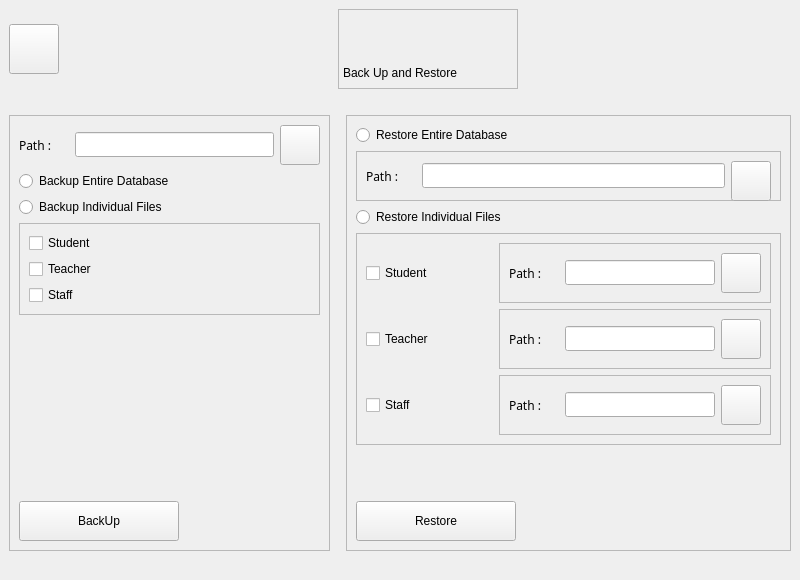
<?xml version="1.0" encoding="UTF-8"?>
<ui version="4.0">
 <class>BackUp</class>
 <widget class="QMainWindow" name="BackUp">
  <property name="geometry">
   <rect>
    <x>0</x>
    <y>0</y>
    <width>800</width>
    <height>580</height>
   </rect>
  </property>
  <property name="minimumSize">
   <size>
    <width>800</width>
    <height>580</height>
   </size>
  </property>
  <property name="maximumSize">
   <size>
    <width>800</width>
    <height>580</height>
   </size>
  </property>
  <property name="windowTitle">
   <string>MainWindow</string>
  </property>
  <property name="styleSheet">
   <string notr="true"/>
  </property>
  <widget class="QWidget" name="centralWidget">
   <layout class="QVBoxLayout" name="verticalLayout_9">
    <item>
     <layout class="QVBoxLayout" name="verticalLayout_7">
      <item>
       <layout class="QHBoxLayout" name="horizontalLayout">
        <item>
         <widget class="QPushButton" name="pushButton_Close">
          <property name="minimumSize">
           <size>
            <width>50</width>
            <height>50</height>
           </size>
          </property>
          <property name="maximumSize">
           <size>
            <width>50</width>
            <height>50</height>
           </size>
          </property>
          <property name="styleSheet">
           <string notr="true"/>
          </property>
          <property name="text">
           <string/>
          </property>
         </widget>
        </item>
        <item>
         <spacer name="horizontalSpacer">
          <property name="orientation">
           <enum>Qt::Horizontal</enum>
          </property>
          <property name="sizeType">
           <enum>QSizePolicy::Expanding</enum>
          </property>
          <property name="sizeHint" stdset="0">
           <size>
            <width>40</width>
            <height>20</height>
           </size>
          </property>
         </spacer>
        </item>
        <item>
         <widget class="QFrame" name="frame">
          <property name="minimumSize">
           <size>
            <width>180</width>
            <height>80</height>
           </size>
          </property>
          <property name="frameShape">
           <enum>QFrame::StyledPanel</enum>
          </property>
          <property name="frameShadow">
           <enum>QFrame::Raised</enum>
          </property>
          <widget class="QLabel" name="label_backup_top">
           <property name="geometry">
            <rect>
             <x>5</x>
             <y>50</y>
             <width>181</width>
             <height>28</height>
            </rect>
           </property>
           <property name="styleSheet">
            <string notr="true"/>
           </property>
           <property name="text">
            <string>Back Up and Restore</string>
           </property>
          </widget>
          <widget class="QLabel" name="label_backup_top_image">
           <property name="geometry">
            <rect>
             <x>70</x>
             <y>0</y>
             <width>48</width>
             <height>48</height>
            </rect>
           </property>
           <property name="minimumSize">
            <size>
             <width>48</width>
             <height>48</height>
            </size>
           </property>
           <property name="maximumSize">
            <size>
             <width>48</width>
             <height>48</height>
            </size>
           </property>
           <property name="styleSheet">
            <string notr="true"/>
           </property>
           <property name="text">
            <string/>
           </property>
           <property name="alignment">
            <set>Qt::AlignCenter</set>
           </property>
          </widget>
         </widget>
        </item>
        <item>
         <spacer name="horizontalSpacer_2">
          <property name="orientation">
           <enum>Qt::Horizontal</enum>
          </property>
          <property name="sizeHint" stdset="0">
           <size>
            <width>40</width>
            <height>20</height>
           </size>
          </property>
         </spacer>
        </item>
       </layout>
      </item>
      <item>
       <widget class="QLabel" name="label_seperator">
        <property name="styleSheet">
         <string notr="true"/>
        </property>
        <property name="text">
         <string/>
        </property>
       </widget>
      </item>
     </layout>
    </item>
    <item>
     <layout class="QHBoxLayout" name="horizontalLayout_10">
      <item>
       <widget class="QFrame" name="frame_2">
        <property name="frameShape">
         <enum>QFrame::StyledPanel</enum>
        </property>
        <property name="frameShadow">
         <enum>QFrame::Raised</enum>
        </property>
        <layout class="QVBoxLayout" name="verticalLayout_6">
         <item>
          <layout class="QVBoxLayout" name="verticalLayout_2">
           <item>
            <layout class="QHBoxLayout" name="horizontalLayout_2">
             <item>
              <widget class="QLabel" name="label_13">
               <property name="minimumSize">
                <size>
                 <width>50</width>
                 <height>28</height>
                </size>
               </property>
               <property name="maximumSize">
                <size>
                 <width>16777215</width>
                 <height>28</height>
                </size>
               </property>
               <property name="font">
                <font>
                 <family>Helvetica CE 35 Thin</family>
                </font>
               </property>
               <property name="styleSheet">
                <string notr="true"/>
               </property>
               <property name="text">
                <string>Path : </string>
               </property>
              </widget>
             </item>
             <item>
              <widget class="QLineEdit" name="lineEdit_path_backup">
               <property name="minimumSize">
                <size>
                 <width>180</width>
                 <height>25</height>
                </size>
               </property>
               <property name="readOnly">
                <bool>true</bool>
               </property>
              </widget>
             </item>
             <item>
              <widget class="QPushButton" name="pushButton_Select_path">
               <property name="minimumSize">
                <size>
                 <width>40</width>
                 <height>40</height>
                </size>
               </property>
               <property name="toolTip">
                <string>Settings</string>
               </property>
               <property name="styleSheet">
                <string notr="true"/>
               </property>
               <property name="text">
                <string/>
               </property>
               <property name="icon">
                <iconset resource="res.qrc">
                 <normaloff>:/images/Flat Black Icons/Light Gray/005-more.png</normaloff>:/images/Flat Black Icons/Light Gray/005-more.png</iconset>
               </property>
               <property name="iconSize">
                <size>
                 <width>32</width>
                 <height>32</height>
                </size>
               </property>
              </widget>
             </item>
            </layout>
           </item>
           <item>
            <widget class="QRadioButton" name="radioButton_all_file_backup">
             <property name="minimumSize">
              <size>
               <width>299</width>
               <height>0</height>
              </size>
             </property>
             <property name="styleSheet">
              <string notr="true"/>
             </property>
             <property name="text">
              <string>Backup Entire Database</string>
             </property>
             <property name="checkable">
              <bool>true</bool>
             </property>
             <property name="checked">
              <bool>false</bool>
             </property>
            </widget>
           </item>
           <item>
            <widget class="QRadioButton" name="radioButton_Seperate_file_backup">
             <property name="styleSheet">
              <string notr="true"/>
             </property>
             <property name="text">
              <string>Backup Individual Files</string>
             </property>
            </widget>
           </item>
           <item>
            <widget class="QFrame" name="frame_Seperate_files">
             <property name="frameShape">
              <enum>QFrame::StyledPanel</enum>
             </property>
             <property name="frameShadow">
              <enum>QFrame::Raised</enum>
             </property>
             <layout class="QVBoxLayout" name="verticalLayout">
              <item>
               <widget class="QCheckBox" name="checkBox_Student">
                <property name="text">
                 <string>Student</string>
                </property>
               </widget>
              </item>
              <item>
               <widget class="QCheckBox" name="checkBox_Teacher">
                <property name="text">
                 <string>Teacher</string>
                </property>
               </widget>
              </item>
              <item>
               <widget class="QCheckBox" name="checkBox_staff">
                <property name="text">
                 <string>Staff</string>
                </property>
               </widget>
              </item>
             </layout>
            </widget>
           </item>
           <item>
            <spacer name="verticalSpacer">
             <property name="orientation">
              <enum>Qt::Vertical</enum>
             </property>
             <property name="sizeType">
              <enum>QSizePolicy::Expanding</enum>
             </property>
             <property name="sizeHint" stdset="0">
              <size>
               <width>20</width>
               <height>20</height>
              </size>
             </property>
            </spacer>
           </item>
           <item>
            <widget class="QPushButton" name="pushButton_backup">
             <property name="minimumSize">
              <size>
               <width>0</width>
               <height>40</height>
              </size>
             </property>
             <property name="maximumSize">
              <size>
               <width>160</width>
               <height>16777215</height>
              </size>
             </property>
             <property name="text">
              <string>BackUp</string>
             </property>
            </widget>
           </item>
          </layout>
         </item>
        </layout>
       </widget>
      </item>
      <item>
       <spacer name="horizontalSpacer_6">
        <property name="orientation">
         <enum>Qt::Horizontal</enum>
        </property>
        <property name="sizeType">
         <enum>QSizePolicy::Minimum</enum>
        </property>
        <property name="sizeHint" stdset="0">
         <size>
          <width>10</width>
          <height>20</height>
         </size>
        </property>
       </spacer>
      </item>
      <item>
       <widget class="QFrame" name="frame_3">
        <property name="frameShape">
         <enum>QFrame::StyledPanel</enum>
        </property>
        <property name="frameShadow">
         <enum>QFrame::Raised</enum>
        </property>
        <layout class="QVBoxLayout" name="verticalLayout_8">
         <item>
          <layout class="QVBoxLayout" name="verticalLayout_5">
           <item>
            <layout class="QVBoxLayout" name="verticalLayout_4">
             <item>
              <widget class="QRadioButton" name="radioButton_all_file_restore">
               <property name="minimumSize">
                <size>
                 <width>425</width>
                 <height>0</height>
                </size>
               </property>
               <property name="styleSheet">
                <string notr="true"/>
               </property>
               <property name="text">
                <string>Restore Entire Database</string>
               </property>
               <property name="checked">
                <bool>false</bool>
               </property>
              </widget>
             </item>
             <item>
              <widget class="QFrame" name="frame__restore_All">
               <property name="minimumSize">
                <size>
                 <width>0</width>
                 <height>50</height>
                </size>
               </property>
               <property name="maximumSize">
                <size>
                 <width>16777215</width>
                 <height>50</height>
                </size>
               </property>
               <property name="frameShape">
                <enum>QFrame::StyledPanel</enum>
               </property>
               <property name="frameShadow">
                <enum>QFrame::Raised</enum>
               </property>
               <layout class="QHBoxLayout" name="horizontalLayout_9">
                <item>
                 <widget class="QLabel" name="label_17">
                  <property name="minimumSize">
                   <size>
                    <width>50</width>
                    <height>28</height>
                   </size>
                  </property>
                  <property name="maximumSize">
                   <size>
                    <width>16777215</width>
                    <height>28</height>
                   </size>
                  </property>
                  <property name="font">
                   <font>
                    <family>Helvetica CE 35 Thin</family>
                   </font>
                  </property>
                  <property name="styleSheet">
                   <string notr="true"/>
                  </property>
                  <property name="text">
                   <string>Path : </string>
                  </property>
                 </widget>
                </item>
                <item>
                 <widget class="QLineEdit" name="lineEdit_path_restore_All">
                  <property name="minimumSize">
                   <size>
                    <width>150</width>
                    <height>25</height>
                   </size>
                  </property>
                  <property name="readOnly">
                   <bool>true</bool>
                  </property>
                 </widget>
                </item>
                <item>
                 <widget class="QPushButton" name="pushButton_Select_path_restore_All">
                  <property name="minimumSize">
                   <size>
                    <width>40</width>
                    <height>40</height>
                   </size>
                  </property>
                  <property name="toolTip">
                   <string>Settings</string>
                  </property>
                  <property name="styleSheet">
                   <string notr="true"/>
                  </property>
                  <property name="text">
                   <string/>
                  </property>
                  <property name="icon">
                   <iconset resource="res.qrc">
                    <normaloff>:/images/Flat Black Icons/Light Gray/005-more.png</normaloff>:/images/Flat Black Icons/Light Gray/005-more.png</iconset>
                  </property>
                  <property name="iconSize">
                   <size>
                    <width>32</width>
                    <height>32</height>
                   </size>
                  </property>
                 </widget>
                </item>
               </layout>
              </widget>
             </item>
             <item>
              <widget class="QRadioButton" name="radioButton_Seperate_file_restore">
               <property name="enabled">
                <bool>true</bool>
               </property>
               <property name="styleSheet">
                <string notr="true"/>
               </property>
               <property name="text">
                <string>Restore Individual Files</string>
               </property>
               <property name="checkable">
                <bool>true</bool>
               </property>
               <property name="checked">
                <bool>false</bool>
               </property>
               <property name="autoRepeat">
                <bool>false</bool>
               </property>
              </widget>
             </item>
            </layout>
           </item>
           <item>
            <widget class="QFrame" name="frame_Seperate_files_restore">
             <property name="frameShape">
              <enum>QFrame::StyledPanel</enum>
             </property>
             <property name="frameShadow">
              <enum>QFrame::Raised</enum>
             </property>
             <layout class="QVBoxLayout" name="verticalLayout_3">
              <item>
               <layout class="QHBoxLayout" name="horizontalLayout_6">
                <item>
                 <widget class="QCheckBox" name="checkBox_Student_restore">
                  <property name="minimumSize">
                   <size>
                    <width>0</width>
                    <height>60</height>
                   </size>
                  </property>
                  <property name="text">
                   <string>Student</string>
                  </property>
                 </widget>
                </item>
                <item>
                 <spacer name="horizontalSpacer_4">
                  <property name="orientation">
                   <enum>Qt::Horizontal</enum>
                  </property>
                  <property name="sizeHint" stdset="0">
                   <size>
                    <width>40</width>
                    <height>20</height>
                   </size>
                  </property>
                 </spacer>
                </item>
                <item>
                 <widget class="QFrame" name="frame__restore_Student">
                  <property name="frameShape">
                   <enum>QFrame::StyledPanel</enum>
                  </property>
                  <property name="frameShadow">
                   <enum>QFrame::Raised</enum>
                  </property>
                  <layout class="QHBoxLayout" name="horizontalLayout_3">
                   <item>
                    <widget class="QLabel" name="label_14">
                     <property name="minimumSize">
                      <size>
                       <width>50</width>
                       <height>28</height>
                      </size>
                     </property>
                     <property name="maximumSize">
                      <size>
                       <width>16777215</width>
                       <height>28</height>
                      </size>
                     </property>
                     <property name="font">
                      <font>
                       <family>Helvetica CE 35 Thin</family>
                      </font>
                     </property>
                     <property name="styleSheet">
                      <string notr="true"/>
                     </property>
                     <property name="text">
                      <string>Path : </string>
                     </property>
                    </widget>
                   </item>
                   <item>
                    <widget class="QLineEdit" name="lineEdit_path_restore_Student">
                     <property name="minimumSize">
                      <size>
                       <width>150</width>
                       <height>25</height>
                      </size>
                     </property>
                     <property name="readOnly">
                      <bool>true</bool>
                     </property>
                    </widget>
                   </item>
                   <item>
                    <widget class="QPushButton" name="pushButton_Select_path_restore_Student">
                     <property name="minimumSize">
                      <size>
                       <width>40</width>
                       <height>40</height>
                      </size>
                     </property>
                     <property name="toolTip">
                      <string>Settings</string>
                     </property>
                     <property name="styleSheet">
                      <string notr="true"/>
                     </property>
                     <property name="text">
                      <string/>
                     </property>
                     <property name="icon">
                      <iconset resource="res.qrc">
                       <normaloff>:/images/Flat Black Icons/Light Gray/005-more.png</normaloff>:/images/Flat Black Icons/Light Gray/005-more.png</iconset>
                     </property>
                     <property name="iconSize">
                      <size>
                       <width>32</width>
                       <height>32</height>
                      </size>
                     </property>
                    </widget>
                   </item>
                  </layout>
                 </widget>
                </item>
               </layout>
              </item>
              <item>
               <layout class="QHBoxLayout" name="horizontalLayout_7">
                <item>
                 <widget class="QCheckBox" name="checkBox_Teacher_restore">
                  <property name="minimumSize">
                   <size>
                    <width>0</width>
                    <height>60</height>
                   </size>
                  </property>
                  <property name="text">
                   <string>Teacher</string>
                  </property>
                 </widget>
                </item>
                <item>
                 <spacer name="horizontalSpacer_5">
                  <property name="orientation">
                   <enum>Qt::Horizontal</enum>
                  </property>
                  <property name="sizeHint" stdset="0">
                   <size>
                    <width>40</width>
                    <height>20</height>
                   </size>
                  </property>
                 </spacer>
                </item>
                <item>
                 <widget class="QFrame" name="frame_restore_te">
                  <property name="frameShape">
                   <enum>QFrame::StyledPanel</enum>
                  </property>
                  <property name="frameShadow">
                   <enum>QFrame::Raised</enum>
                  </property>
                  <layout class="QHBoxLayout" name="horizontalLayout_4">
                   <item>
                    <widget class="QLabel" name="label_15">
                     <property name="minimumSize">
                      <size>
                       <width>50</width>
                       <height>28</height>
                      </size>
                     </property>
                     <property name="maximumSize">
                      <size>
                       <width>16777215</width>
                       <height>28</height>
                      </size>
                     </property>
                     <property name="font">
                      <font>
                       <family>Helvetica CE 35 Thin</family>
                      </font>
                     </property>
                     <property name="styleSheet">
                      <string notr="true"/>
                     </property>
                     <property name="text">
                      <string>Path : </string>
                     </property>
                    </widget>
                   </item>
                   <item>
                    <widget class="QLineEdit" name="lineEdit_path_restore_Te">
                     <property name="minimumSize">
                      <size>
                       <width>150</width>
                       <height>25</height>
                      </size>
                     </property>
                     <property name="readOnly">
                      <bool>true</bool>
                     </property>
                    </widget>
                   </item>
                   <item>
                    <widget class="QPushButton" name="pushButton_Select_path_restore_Te">
                     <property name="minimumSize">
                      <size>
                       <width>40</width>
                       <height>40</height>
                      </size>
                     </property>
                     <property name="toolTip">
                      <string>Settings</string>
                     </property>
                     <property name="styleSheet">
                      <string notr="true"/>
                     </property>
                     <property name="text">
                      <string/>
                     </property>
                     <property name="icon">
                      <iconset resource="res.qrc">
                       <normaloff>:/images/Flat Black Icons/Light Gray/005-more.png</normaloff>:/images/Flat Black Icons/Light Gray/005-more.png</iconset>
                     </property>
                     <property name="iconSize">
                      <size>
                       <width>32</width>
                       <height>32</height>
                      </size>
                     </property>
                    </widget>
                   </item>
                  </layout>
                 </widget>
                </item>
               </layout>
              </item>
              <item>
               <layout class="QHBoxLayout" name="horizontalLayout_8">
                <item>
                 <widget class="QCheckBox" name="checkBox_staff_restore">
                  <property name="minimumSize">
                   <size>
                    <width>0</width>
                    <height>60</height>
                   </size>
                  </property>
                  <property name="text">
                   <string>Staff</string>
                  </property>
                 </widget>
                </item>
                <item>
                 <spacer name="horizontalSpacer_3">
                  <property name="orientation">
                   <enum>Qt::Horizontal</enum>
                  </property>
                  <property name="sizeHint" stdset="0">
                   <size>
                    <width>40</width>
                    <height>20</height>
                   </size>
                  </property>
                 </spacer>
                </item>
                <item>
                 <widget class="QFrame" name="frame_restore_Staff">
                  <property name="frameShape">
                   <enum>QFrame::StyledPanel</enum>
                  </property>
                  <property name="frameShadow">
                   <enum>QFrame::Raised</enum>
                  </property>
                  <layout class="QHBoxLayout" name="horizontalLayout_5">
                   <item>
                    <widget class="QLabel" name="label_16">
                     <property name="minimumSize">
                      <size>
                       <width>50</width>
                       <height>28</height>
                      </size>
                     </property>
                     <property name="maximumSize">
                      <size>
                       <width>16777215</width>
                       <height>28</height>
                      </size>
                     </property>
                     <property name="font">
                      <font>
                       <family>Helvetica CE 35 Thin</family>
                      </font>
                     </property>
                     <property name="styleSheet">
                      <string notr="true"/>
                     </property>
                     <property name="text">
                      <string>Path : </string>
                     </property>
                    </widget>
                   </item>
                   <item>
                    <widget class="QLineEdit" name="lineEdit_path_restore_Staff">
                     <property name="minimumSize">
                      <size>
                       <width>150</width>
                       <height>25</height>
                      </size>
                     </property>
                     <property name="readOnly">
                      <bool>true</bool>
                     </property>
                    </widget>
                   </item>
                   <item>
                    <widget class="QPushButton" name="pushButton_Select_path_restore_staff">
                     <property name="minimumSize">
                      <size>
                       <width>40</width>
                       <height>40</height>
                      </size>
                     </property>
                     <property name="toolTip">
                      <string>Settings</string>
                     </property>
                     <property name="styleSheet">
                      <string notr="true"/>
                     </property>
                     <property name="text">
                      <string/>
                     </property>
                     <property name="icon">
                      <iconset resource="res.qrc">
                       <normaloff>:/images/Flat Black Icons/Light Gray/005-more.png</normaloff>:/images/Flat Black Icons/Light Gray/005-more.png</iconset>
                     </property>
                     <property name="iconSize">
                      <size>
                       <width>32</width>
                       <height>32</height>
                      </size>
                     </property>
                    </widget>
                   </item>
                  </layout>
                 </widget>
                </item>
               </layout>
              </item>
             </layout>
            </widget>
           </item>
           <item>
            <spacer name="verticalSpacer_2">
             <property name="orientation">
              <enum>Qt::Vertical</enum>
             </property>
             <property name="sizeHint" stdset="0">
              <size>
               <width>20</width>
               <height>40</height>
              </size>
             </property>
            </spacer>
           </item>
           <item>
            <widget class="QPushButton" name="pushButton_restore">
             <property name="minimumSize">
              <size>
               <width>0</width>
               <height>40</height>
              </size>
             </property>
             <property name="maximumSize">
              <size>
               <width>160</width>
               <height>16777215</height>
              </size>
             </property>
             <property name="text">
              <string>Restore</string>
             </property>
            </widget>
           </item>
          </layout>
         </item>
        </layout>
       </widget>
      </item>
     </layout>
    </item>
    <item>
     <widget class="QLabel" name="label_3">
      <property name="styleSheet">
       <string notr="true">border:2px rgb(255, 255, 255) solid;</string>
      </property>
      <property name="text">
       <string/>
      </property>
     </widget>
    </item>
   </layout>
  </widget>
  <widget class="QMenuBar" name="menubar">
   <property name="geometry">
    <rect>
     <x>0</x>
     <y>0</y>
     <width>800</width>
     <height>21</height>
    </rect>
   </property>
  </widget>
 </widget>
 <resources>
  <include location="res.qrc"/>
 </resources>
 <connections/>
</ui>
